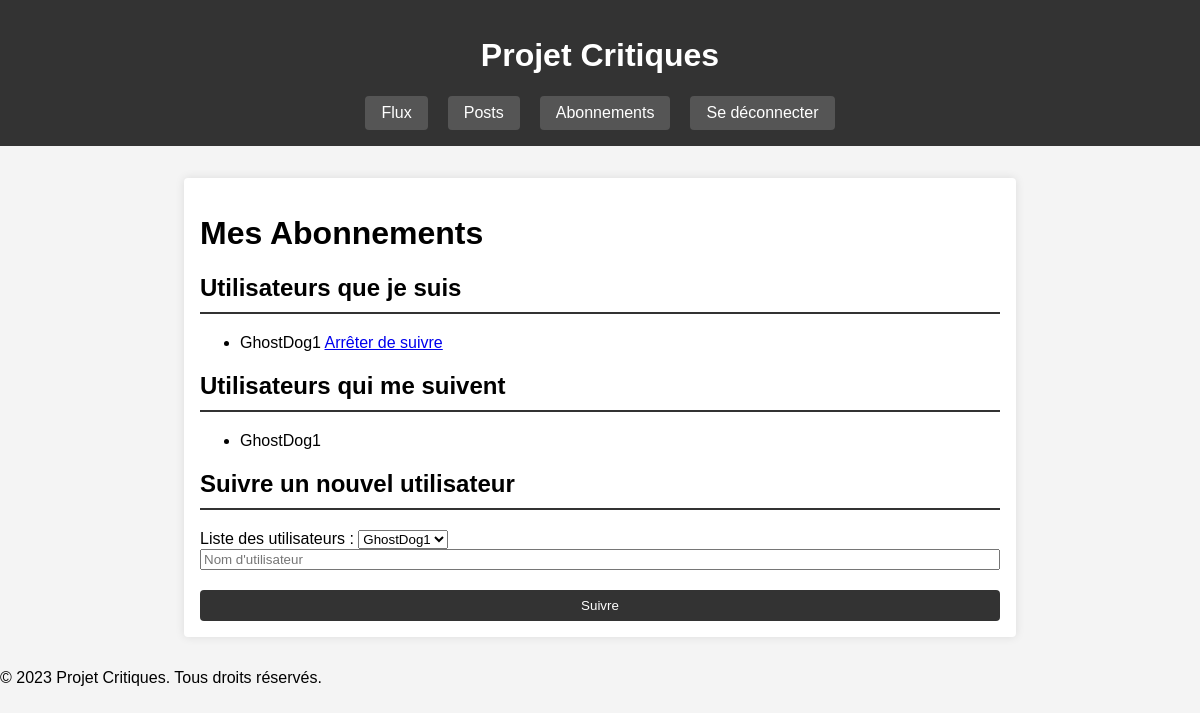
Screenshot of /critiques/follows/ (signed in) with the database file from the repository.
### critiques/models.py (models this page shows)
class UserFollows(models.Model):
    user = models.ForeignKey(settings.AUTH_USER_MODEL, on_delete=models.CASCADE, related_name='following')
    followed_user = models.ForeignKey(settings.AUTH_USER_MODEL, on_delete=models.CASCADE, related_name='followed_by')
    class Meta:
        unique_together = ('user', 'followed_user', )

### critiques/views.py (the view, shortened to what this page needs)
# urls.py: path('follows/', views.user_follows, name='follows'),
def user_follows(request):
    followed_users = UserFollows.objects.filter(user=request.user)
    followers = UserFollows.objects.filter(followed_user=request.user)
    all_users = User.objects.all().exclude(id=request.user.id)
    context = {
        'followed_users': followed_users,
        'followers': followers,
        'all_users': all_users
    }
    return render(request, 'user_follows.html', context)

### templates/user_follows.html (shortened to what this page needs)
{% extends "base.html" %}
{% block content %}
<h1>Mes Abonnements</h1>
<h2>Utilisateurs que je suis</h2>
<ul>
{% for user_follow in followed_users %}
    <li>
        {{ user_follow.followed_user.username }}
        <a href="{% url 'unfollow_user' user_follow.followed_user.id %}">Arrêter de suivre</a>
    </li>
{% endfor %}
</ul>
<h2>Utilisateurs qui me suivent</h2>
<ul>
{% for user_follow in followers %}
    <li>{{ user_follow.user.username }}</li>
{% endfor %}
</ul>
<h2>Suivre un nouvel utilisateur</h2>
<label for="all_users">Liste des utilisateurs :</label>
<select id="all_users" name="all_users">
{% for user in all_users %}
    <option value="{{ user.username }}">{{ user.username }}</option>
{% endfor %}
</select>
<form method="post">
    <input type="text" name="username_to_follow" placeholder="Nom d'utilisateur">
    <button type="submit">Suivre</button>
</form>
{% endblock %}

### static/css/styles.css (style rules this page uses)
body { font-family: Arial, sans-serif; margin: 0; padding: 0; background-color: #f4f4f4; }
h2 { border-bottom: 2px solid #333; padding-bottom: 10px; margin-bottom: 20px; }
form { display: flex; flex-direction: column; gap: 20px; }
button { padding: 0.5rem 1rem; background-color: #333; color: #fff; border: none; border-radius: 4px; cursor: pointer; transition: background-color 0.3s; }

### rows the page displays
UserFollows: followed_user.username "GhostDog1"
UserFollows: user.username "GhostDog1"

### other values shown
form field all_users "GhostDog1"
